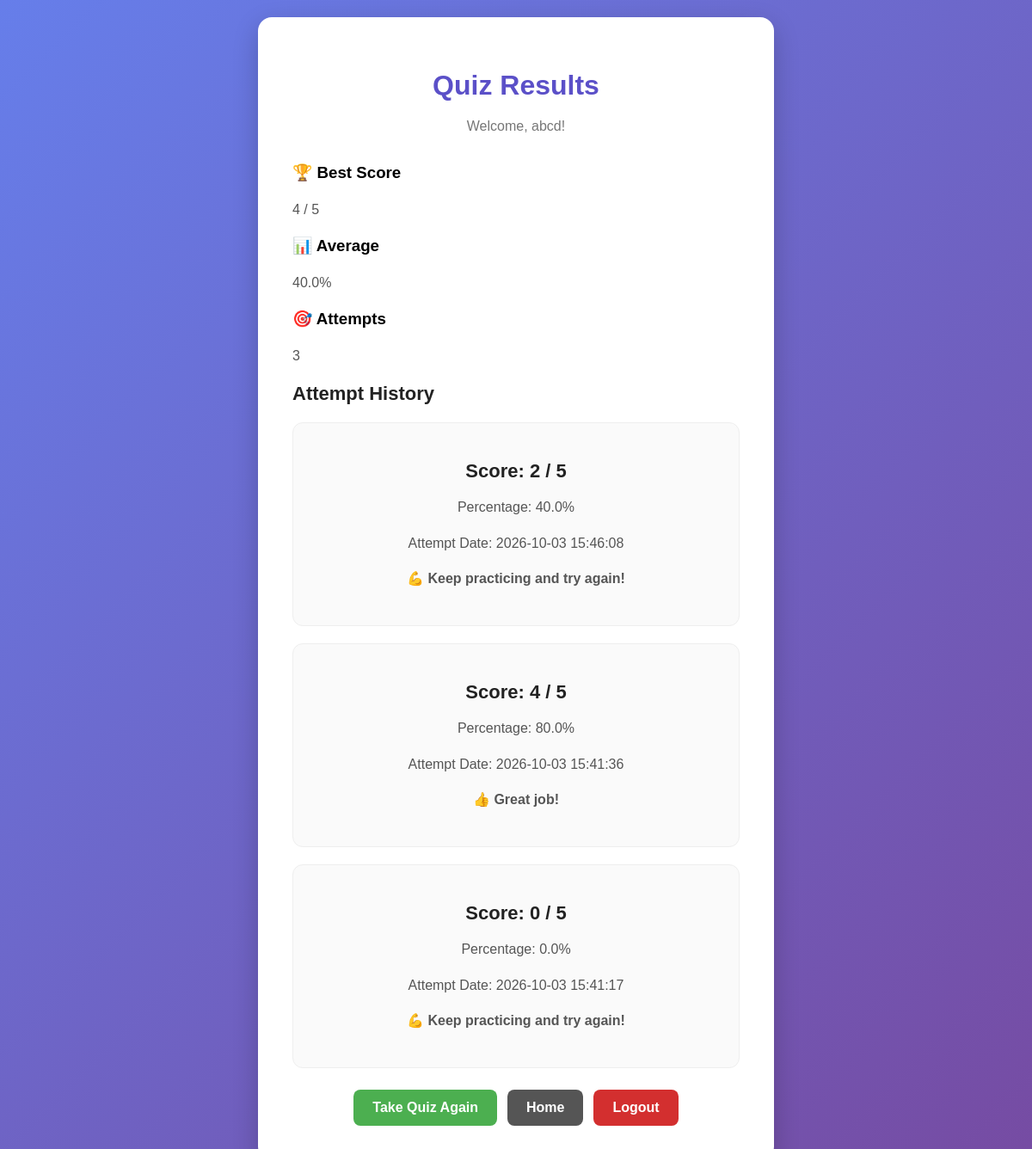
The page /results (signed in) on the database its author committed.
### tables this page shows
CREATE TABLE users (
    user_id INTEGER PRIMARY KEY AUTOINCREMENT,
    name TEXT NOT NULL,
    email TEXT UNIQUE NOT NULL,
    password TEXT NOT NULL
);

CREATE TABLE results (
    result_id INTEGER PRIMARY KEY AUTOINCREMENT,
    user_id INTEGER NOT NULL,
    score INTEGER NOT NULL,
    total_questions INTEGER NOT NULL,
    attempt_date TIMESTAMP DEFAULT CURRENT_TIMESTAMP,
    FOREIGN KEY (user_id) REFERENCES users(user_id)
);

### app.py (the view)
@app.route("/results")
def results():
    user_id = session.get("user_id")
    if not user_id:
        return redirect("/login")
    connection = get_db_connection()
    results = connection.execute(
        """
        SELECT score, total_questions, attempt_date
        FROM results
        WHERE user_id = ?
        ORDER BY attempt_date DESC
        """,
        (user_id,)
    ).fetchall()
    user = connection.execute(
        "SELECT name FROM users WHERE user_id = ?",
        (user_id,)
    ).fetchone()
    connection.close()
    total_attempts = len(results)
    if total_attempts > 0:
        best_score = max(
            result["score"]
            for result in results
        )
        total_percentage = sum(
            (result["score"] / result["total_questions"]) * 100
            for result in results
        )
        average_score = round(
            total_percentage / total_attempts,
            1
        )
    else:
        best_score = 0
        average_score = 0
    return render_template(
        "results.html",
        results=[
            {
                **dict(result),
                "percentage": round(
                    (result["score"] / result["total_questions"]) * 100,
                    1
                )
            }
            for result in results
        ],
        user_name=user["name"],
        best_score=best_score,
        average_score=average_score,
        total_attempts=total_attempts,
        total_questions=results[0]["total_questions"]
        if results else 0
    )

### app.py (called while the page is built)
def get_db_connection():
    connection = sqlite3.connect("quiz.db")
    connection.row_factory = sqlite3.Row
    return connection

### templates/results.html (shortened to what this page needs)
<!DOCTYPE html>
<html lang="en">
<head>
    <link rel="stylesheet"
          href="{{ url_for('static', filename='style.css') }}">
</head>
<body>
    <div class="quiz-container">
        <h1>Quiz Results</h1>
        <p class="subtitle">
            Welcome, {{ user_name }}!
        </p>
        {% if results %}
            <div class="stats-container">
                <div class="stat-card">
                    <h3>🏆 Best Score</h3>
                    <p>{{ best_score }} / {{ total_questions }}</p>
                </div>
                <div class="stat-card">
                    <h3>📊 Average</h3>
                    <p>{{ average_score }}%</p>
                </div>
                <div class="stat-card">
                    <h3>🎯 Attempts</h3>
                    <p>{{ total_attempts }}</p>
                </div>
            </div>
            <h2 class="history-title">
                Attempt History
            </h2>
            {% for result in results %}
                <div class="result-card">
                    <h2>
                        Score:
                        {{ result.score }}
                        /
                        {{ result.total_questions }}
                    </h2>
                    <p>
                        Percentage:
                        {{ result.percentage }}%
                    </p>
                    <p>
                        Attempt Date:
                        {{ result.attempt_date }}
                    </p>
                    <p class="score-message">
                        {% if result.score == result.total_questions %}
                            🎉 Excellent! Perfect Score!
                        {% elif result.percentage >= 70 %}
                            👍 Great job!
                        {% elif result.percentage >= 50 %}
                            🙂 Good effort! Keep practicing.
                        {% else %}
                            💪 Keep practicing and try again!
                        {% endif %}
                    </p>
                </div>
            {% endfor %}
        {% else %}
            <div class="result-card">
                <p>
                    You haven't attempted the quiz yet.
                </p>
            </div>
        {% endif %}
        <div class="result-actions">
            <a href="/quiz" class="result-btn">
                Take Quiz Again
            </a>
            <a href="/" class="result-btn secondary">
                Home
            </a>
            <a href="/logout" class="result-btn logout">
                Logout
            </a>
        </div>
    </div>
</body>
</html>

### static/style.css (style rules this page uses)
* { box-sizing: border-box; }
body { font-family: Arial, sans-serif; background: linear-gradient(135deg, #667eea, #764ba2); min-height: 100vh; margin: 0; display: flex; justify-content: center; align-items: center; padding: 20px; }
.quiz-container { background: white; width: 100%; max-width: 600px; padding: 40px; border-radius: 16px; box-shadow: 0 10px 30px rgba(0, 0, 0, 0.2); }
h1 { text-align: center; color: #5b50c8; margin-bottom: 10px; }
h2 { color: #222; font-size: 22px; }
.subtitle { text-align: center; color: #777; margin-bottom: 30px; font-size: 16px; }
p { color: #555; line-height: 1.6; }
.result-card { background: #fafafa; padding: 25px; margin: 20px 0; border-radius: 12px; border: 1px solid #eee; text-align: center; }
.result-card h2 { margin-bottom: 10px; }
.score-message { font-weight: bold; margin-top: 15px; }
.result-actions { display: flex; justify-content: center; gap: 12px; margin-top: 25px; flex-wrap: wrap; }
.result-btn { display: inline-block; padding: 12px 22px; background-color: #4CAF50; color: white; text-decoration: none; border-radius: 8px; font-weight: bold; }
.result-btn.secondary { background-color: #555; }
.result-btn.logout { background-color: #d32f2f; }
a { color: #6658db; text-decoration: none; }

### rows shown on the page
users: name "abcd"
results: score "2", total_questions "5", percentage "40.0", attempt_date "2026-10-03 15:46:08", shows "💪 Keep practicing and try again!"
results: score "4", total_questions "5", percentage "80.0", attempt_date "2026-10-03 15:41:36", shows "👍 Great job!"
results: score "0", total_questions "5", percentage "0.0", attempt_date "2026-10-03 15:41:17", shows "💪 Keep practicing and try again!"

### other values the page prints
{{ best_score }} "4"
{{ total_questions }} "5"
{{ average_score }} "40.0"
{{ total_attempts }} "3"
